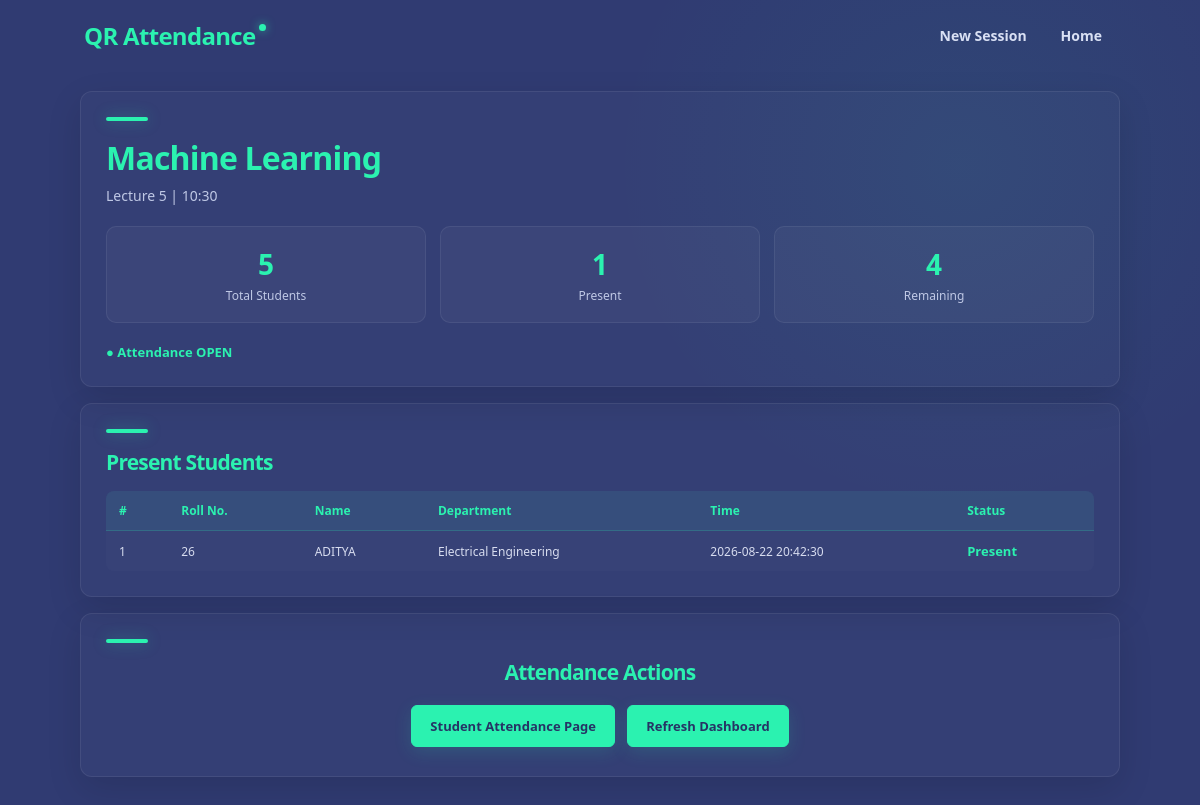
Page /teacher/attendance/63974f6a-167b-4660-835b-52d7318244bf on the committed database.
### tables this page shows
CREATE TABLE attendance_sessions (

            id INTEGER PRIMARY KEY AUTOINCREMENT,

            session_id TEXT UNIQUE NOT NULL,

            subject_name TEXT NOT NULL,

            lecture_number INTEGER NOT NULL,

            lecture_time TEXT NOT NULL,

            student_limit INTEGER NOT NULL,

            attendance_count INTEGER DEFAULT 0,

            status TEXT DEFAULT 'OPEN'

        );

CREATE TABLE attendance (

            id INTEGER PRIMARY KEY AUTOINCREMENT,

            session_id TEXT NOT NULL,

            student_id INTEGER NOT NULL,

            roll_number TEXT NOT NULL,

            student_name TEXT NOT NULL,

            department TEXT NOT NULL,

            subject_name TEXT NOT NULL,

            lecture_number INTEGER NOT NULL,

            lecture_time TEXT NOT NULL,

            attendance_time TIMESTAMP DEFAULT CURRENT_TIMESTAMP,

            UNIQUE(session_id, student_id)

        );

### app.py (the view)
@app.route(
    "/teacher/attendance/<session_id>"
)
def teacher_attendance(session_id):
    connection = get_db_connection()
    session = connection.execute(
        """
        SELECT *
        FROM attendance_sessions
        WHERE session_id = ?
        """,
        (session_id,)
    ).fetchone()
    if session is None:
        connection.close()
        return render_template(
            "attendance_error.html",
            message="Session not found."
        )
    attendance_list = connection.execute(
        """
        SELECT *
        FROM attendance
        WHERE session_id = ?
        ORDER BY attendance_time ASC
        """,
        (session_id,)
    ).fetchall()
    connection.close()
    remaining = (
        session["student_limit"]
        - session["attendance_count"]
    )
    if remaining < 0:
        remaining = 0
    excel_path = get_excel_file_path(
        session
    )
    excel_exists = os.path.exists(
        excel_path
    )
    return render_template(
        "teacher_attendance.html",
        session=session,
        attendance_list=attendance_list,
        remaining=remaining,
        excel_exists=excel_exists
    )

### app.py (called while the page is built)
def get_db_connection():
    connection = sqlite3.connect(DATABASE)
    connection.row_factory = sqlite3.Row
    return connection

def get_excel_file_path(session):
    os.makedirs(
        EXCEL_FOLDER,
        exist_ok=True
    )
    safe_subject = "".join(
        character
        for character in session["subject_name"]
        if character.isalnum()
        or character in (" ", "_", "-")
    )
    safe_subject = safe_subject.strip()
    if not safe_subject:
        safe_subject = "Attendance"
    filename = (
        f"{safe_subject}_Lecture_"
        f"{session['lecture_number']}_"
        f"{session['session_id']}.xlsx"
    )
    return os.path.join(
        EXCEL_FOLDER,
        filename
    )

### templates/teacher_attendance.html (shortened to what this page needs)
<!DOCTYPE html>
<html>
<head>
</head>
<body>
<nav class="navbar">
    <div class="logo">
        QR Attendance
    </div>
    <div class="nav-links">
        <a href="{{ url_for('teacher') }}">
            New Session
        </a>
        <a href="{{ url_for('home') }}">
            Home
        </a>
    </div>
</nav>
<div class="container">
    <div class="card">
        <h1>
            {{ session["subject_name"] }}
        </h1>
        <p class="subtitle">
            Lecture {{ session["lecture_number"] }}
            |
            {{ session["lecture_time"] }}
        </p>
        <div class="stats">
            <div class="stat">
                <div class="stat-number">
                    {{ session["student_limit"] }}
                </div>
                <div class="stat-label">
                    Total Students
                </div>
            </div>
            <div class="stat">
                <div class="stat-number">
                    {{ session["attendance_count"] }}
                </div>
                <div class="stat-label">
                    Present
                </div>
            </div>
            <div class="stat">
                <div class="stat-number">
                    {{ remaining }}
                </div>
                <div class="stat-label">
                    Remaining
                </div>
            </div>
        </div>
        {% if session["status"] == "OPEN" %}
            <p class="status-open">
                ● Attendance OPEN
            </p>
        {% else %}
            <p class="status-closed">
                ● Attendance CLOSED
            </p>
        {% endif %}
    </div>
    <div class="card">
        <h2>
            Present Students
        </h2>
        {% if attendance_list %}
            <div class="table-wrapper">
                <table>
                    <tr>
                        <th>
                            #
                        </th>
                        <th>
                            Roll No.
                        </th>
                        <th>
                            Name
                        </th>
                        <th>
                            Department
                        </th>
                        <th>
                            Time
                        </th>
                        <th>
                            Status
                        </th>
                    </tr>
                    {% for student in attendance_list %}
                        <tr>
                            <td>
                                {{ loop.index }}
                            </td>
                            <td>
                                {{ student["roll_number"] }}
                            </td>
                            <td>
                                {{ student["student_name"] }}
                            </td>
                            <td>
                                {{ student["department"] }}
                            </td>
                            <td>
                                {{ student["attendance_time"] }}
                            </td>
                            <td class="status-open">
                                Present
                            </td>
                        </tr>
                    {% endfor %}
                </table>
            </div>
        {% else %}
            <p class="empty-message">
                No students have marked attendance yet.
            </p>
        {% endif %}
    </div>
    <div class="card center">
        <h2>
            Attendance Actions
        </h2>
        <a
            class="button"
            href="{{ url_for(
                'student_attendance',
                session_id=session['session_id']
            ) }}"
        >
            Student Attendance Page
        </a>
        <a
            class="button"
            href="{{ url_for(
                'teacher_attendance',
                session_id=session['session_id']
            ) }}"
        >
            Refresh Dashboard
        </a>
    </div>
</div>
</body>
</html>

### templates/teacher_attendance.html (style rules this page uses)
* { margin: 0; padding: 0; box-sizing: border-box; }
html { scroll-behavior: smooth; }
body { min-height: 100vh; font-family: "Segoe UI", Arial, Helvetica, sans-serif; background: radial-gradient( circle at 80% 20%, rgba(38, 240, 174, 0.06), transparent 30% ), #303b72; color: #ffffff; }
.navbar { width: 100%; padding: 18px 7%; display: flex; align-items: center; justify-content: space-between; }
.logo { color: #2bf2b0; font-size: 24px; font-weight: 800; letter-spacing: -0.7px; position: relative; }
.logo::after { content: ""; position: absolute; width: 7px; height: 7px; background: #2bf2b0; border-radius: 50%; right: -11px; top: 5px; box-shadow: 0 0 10px rgba(43, 242, 176, 0.7); }
.nav-links { display: flex; align-items: center; gap: 6px; }
.nav-links a { text-decoration: none; color: #d9e0f4; font-size: 14px; font-weight: 600; padding: 7px 13px; border: 1px solid transparent; border-radius: 8px; transition: color 0.25s ease, background 0.25s ease, border-color 0.25s ease, transform 0.25s ease; }
.container { width: 100%; max-width: 1100px; margin: auto; padding: 20px 30px 35px; }
.card { width: 100%; padding: 25px; margin-bottom: 16px; background: rgba(255, 255, 255, 0.025); border: 1px solid rgba(255, 255, 255, 0.07); border-radius: 12px; box-shadow: 0 12px 35px rgba(0, 0, 0, 0.12); }
.card::before { content: ""; display: block; width: 42px; height: 4px; margin-bottom: 15px; border-radius: 20px; background: #2bf2b0; box-shadow: 0 0 15px rgba(43, 242, 176, 0.35); }
h1, h2 { color: #2bf2b0; font-weight: 800; letter-spacing: -0.8px; }
h1 { font-size: 32px; margin-bottom: 6px; }
h2 { font-size: 21px; margin-bottom: 15px; }
.subtitle { color: #bfc8e5; font-size: 14px; line-height: 1.5; }
.stats { display: grid; grid-template-columns: repeat(3, 1fr); gap: 14px; margin: 20px 0; }
.stat { padding: 18px; text-align: center; background: rgba(255, 255, 255, 0.035); border: 1px solid rgba(255, 255, 255, 0.07); border-radius: 10px; transition: transform 0.25s ease, border-color 0.25s ease; }
.stat-number { font-size: 28px; font-weight: 800; color: #2bf2b0; }
.stat-label { color: #bfc8e5; margin-top: 4px; font-size: 12px; }
.status-open { color: #2bf2b0; font-weight: 700; font-size: 13px; }
.table-wrapper { width: 100%; overflow-x: auto; border-radius: 8px; }
table { width: 100%; min-width: 650px; border-collapse: collapse; background: rgba(255, 255, 255, 0.015); }
th { padding: 11px 13px; background: rgba(43, 242, 176, 0.07); color: #2bf2b0; border-bottom: 1px solid rgba(43, 242, 176, 0.18); font-size: 12px; font-weight: 800; text-align: left; }
td { padding: 11px 13px; color: #d7dcef; border-bottom: 1px solid rgba(255, 255, 255, 0.05); font-size: 12px; }
tr:last-child td { border-bottom: none; }
.button { display: inline-flex; align-items: center; justify-content: center; min-width: 150px; padding: 11px 18px; margin: 4px; text-decoration: none; border-radius: 6px; background: #2bf2b0; color: #263365; border: 1px solid #2bf2b0; font-size: 13px; font-weight: 800; box-shadow: 0 5px 18px rgba(43, 242, 176, 0.14); transition: transform 0.25s ease, box-shadow 0.25s ease, background 0.25s ease; }
.center { text-align: center; }

### rows in the picture
attendance_sessions: subject_name "Machine Learning", lecture_number "5", lecture_time "10:30", student_limit "5", attendance_count "1"
attendance: roll_number "26", student_name "ADITYA", department "Electrical Engineering", attendance_time "2026-08-22 20:42:30"

### other values in the picture
{{ remaining }} "4"
